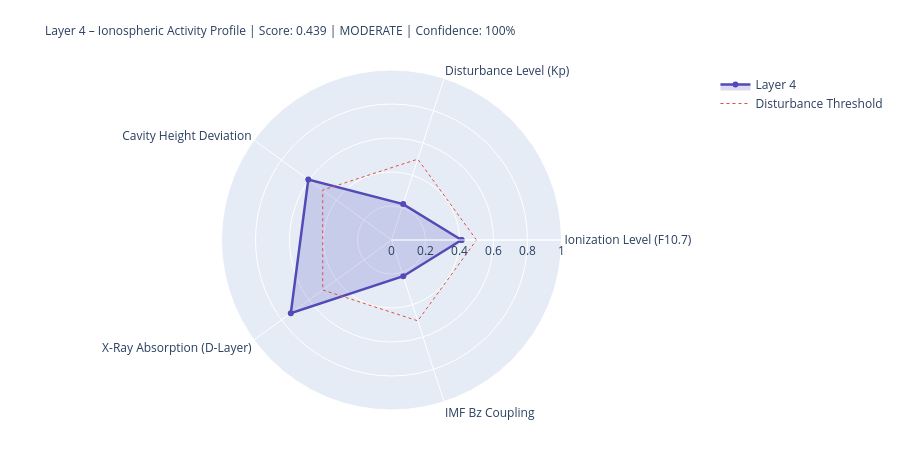

Source (notebook cell):
### Markdown cell above
---
## 4. State Assessment & Handoff to Layer 5

### Code cell
# ============================================================
# LAYER-4-SCORE
# ============================================================

COMPONENTS = {
    'Ionization Level (F10.7)':    {'score': ioniz,       'source': 'primary' if f107_now else 'from_layer0', 'dynamic': True},
    'Disturbance Level (Kp)':          {'score': disturb,     'source': 'primary' if kp_now   else 'from_layer0', 'dynamic': True},
    'Cavity Height Deviation':    {'score': h_dev,       'source': 'derived',                                'dynamic': True},
    'X-Ray Absorption (D-Layer)':{'score': xray_ioniz,  'source': 'primary' if xray_now else 'missing',     'dynamic': True},
    'IMF Bz Coupling':             {'score': bz_coupling, 'source': 'primary' if bz_now   else 'from_layer0', 'dynamic': True},
}

available    = {k: v['score'] for k, v in COMPONENTS.items() if v['score'] is not None}
unavailable  = [k for k, v in COMPONENTS.items() if v['score'] is None]
layer4_score = round(sum(available.values()) / len(available), 4) if available else None
confidence   = round(len(available) / len(COMPONENTS), 2)
level = ('unknown' if layer4_score is None
         else 'quiet'   if layer4_score < 0.3
         else 'moderate' if layer4_score < 0.6
         else 'active')
dominant_l4 = max(available, key=available.get) if available else 'none'

# Resonance delta for Schumann SR-1
sr1_ref = schumann_freq(1, 80.0)
sr1_now = schumann_freq(1, h_eff)
sr1_delta_mhz = (sr1_now - sr1_ref) * 1000

# Propagation conditions
prop_cond = ('disturbed'   if kp_val > 4
             else 'unsettled' if kp_val > 2
             else 'normal')
if xray_class in ['X', 'M']:
    prop_cond = 'Radio-Blackout moeglich'

W = 68
print('=' * W)
print('LAYER 4 – IONOSPHERE – STATE ASSESSMENT')
print('=' * W)
for name, comp in COMPONENTS.items():
    s = comp['score']
    if s is not None:
        bar = '█' * int(s * 20) + '░' * (20 - int(s * 20))
        print(f'  {name:<36} {bar}  {s:.3f}  [{comp["source"]}]')
    else:
        print(f'  {name:<36} {"─" * 20}  n/a   [missing]')
print('-' * W)
print(f'  Score:          {layer4_score:.3f}  ({len(available)}/{len(COMPONENTS)} components)')
print(f'  Confidence:     {confidence:.0%}')
print(f'  Level:          {level.upper()}')
print(f'  Dominant:       {dominant_l4}')
print(f'  Cavity height:  {h_eff:.1f} km  (Ref: 80.0 km)')
print(f'  SR-1:           {sr1_now:.3f} Hz  (Δ {sr1_delta_mhz:+.1f} mHz vs. ref)')
print(f'  Propagation:    {prop_cond}')
print(f'  X-Ray:          {xray_class}-class  ({xray_now:.2e} W/m²)' if xray_now else '  X-Ray:          n/a')
print('=' * W)

# Radar
cats   = list(available.keys())
vals_r = list(available.values())
if len(cats) >= 3:
    fig = go.Figure()
    fig.add_trace(go.Scatterpolar(
        r=vals_r + [vals_r[0]], theta=cats + [cats[0]],
        fill='toself', fillcolor='rgba(83,74,183,0.20)',
        line=dict(color='#534AB7', width=2.5), name='Layer 4'
    ))
    fig.add_trace(go.Scatterpolar(
        r=[0.5] * (len(cats)+1), theta=cats + [cats[0]],
        line=dict(color='#E24B4A', dash='dot', width=1),
        mode='lines', name='Disturbance Threshold'
    ))
    fig.update_layout(
        title=dict(
            text=f'Layer 4 – Ionospheric Activity Profile | Score: {layer4_score:.3f} | {level.upper()} | Confidence: {confidence:.0%}',
            font=dict(size=12)
        ),
        polar=dict(radialaxis=dict(visible=True, range=[0, 1])),
        height=450, showlegend=True,
        margin=dict(l=80, r=80, t=70, b=40)
    )
    fig.show()

### Figure 1 — Plotly figure (JSON) as saved in the notebook; plotly's stock layout.template omitted (floating-point values rounded to 4 significant figures)
{"data": [{"fill": "toself", "fillcolor": "rgba(83,74,183,0.20)", "line": {"color": "#534AB7", "width": 2.5}, "name": "Layer 4", "r": [0.412, 0.222, 0.605, 0.732, 0.224, 0.412], "theta": ["Ionization Level (F10.7)", "Disturbance Level (Kp)", "Cavity Height Deviation", "X-Ray Absorption (D-Layer)", "IMF Bz Coupling", "Ionization Level (F10.7)"], "type": "scatterpolar"}, {"line": {"color": "#E24B4A", "dash": "dot", "width": 1}, "mode": "lines", "name": "Disturbance Threshold", "r": [0.5, 0.5, 0.5, 0.5, 0.5, 0.5], "theta": ["Ionization Level (F10.7)", "Disturbance Level (Kp)", "Cavity Height Deviation", "X-Ray Absorption (D-Layer)", "IMF Bz Coupling", "Ionization Level (F10.7)"], "type": "scatterpolar"}], "layout": {"height": 450, "margin": {"b": 40, "l": 80, "r": 80, "t": 70}, "polar": {"radialaxis": {"range": [0, 1], "visible": true}}, "showlegend": true, "title": {"font": {"size": 12}, "text": "Layer 4 – Ionospheric Activity Profile | Score: 0.439 | MODERATE | Confidence: 100%"}}}
